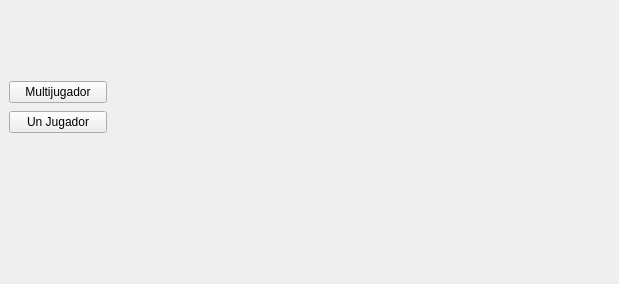
<?xml version="1.0" encoding="UTF-8"?>
<ui version="4.0">
 <class>Widget</class>
 <widget class="QWidget" name="Widget">
  <property name="geometry">
   <rect>
    <x>0</x>
    <y>0</y>
    <width>619</width>
    <height>284</height>
   </rect>
  </property>
  <property name="windowTitle">
   <string>Widget</string>
  </property>
  <widget class="QWidget" name="">
   <property name="geometry">
    <rect>
     <x>9</x>
     <y>79</y>
     <width>98</width>
     <height>58</height>
    </rect>
   </property>
   <layout class="QVBoxLayout" name="verticalLayout">
    <item>
     <widget class="QPushButton" name="Multijugador">
      <property name="text">
       <string>Multijugador</string>
      </property>
     </widget>
    </item>
    <item>
     <widget class="QPushButton" name="UnJugador">
      <property name="text">
       <string>Un Jugador</string>
      </property>
     </widget>
    </item>
   </layout>
  </widget>
 </widget>
 <resources/>
 <connections/>
</ui>
